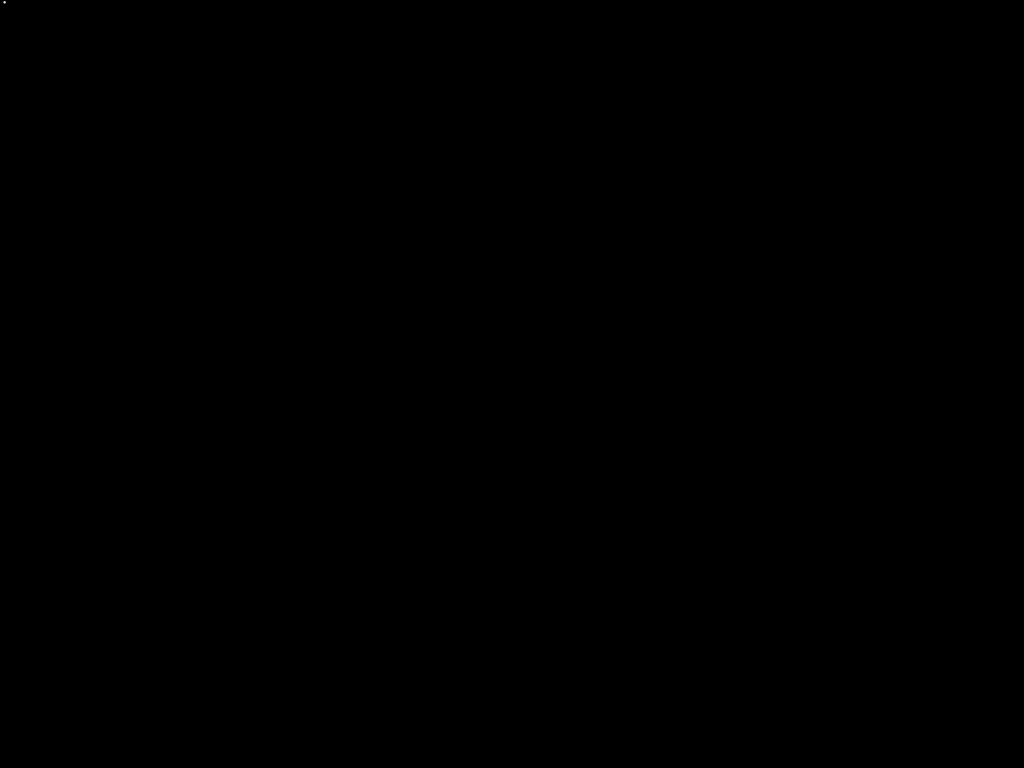
Frame 1 (no input)
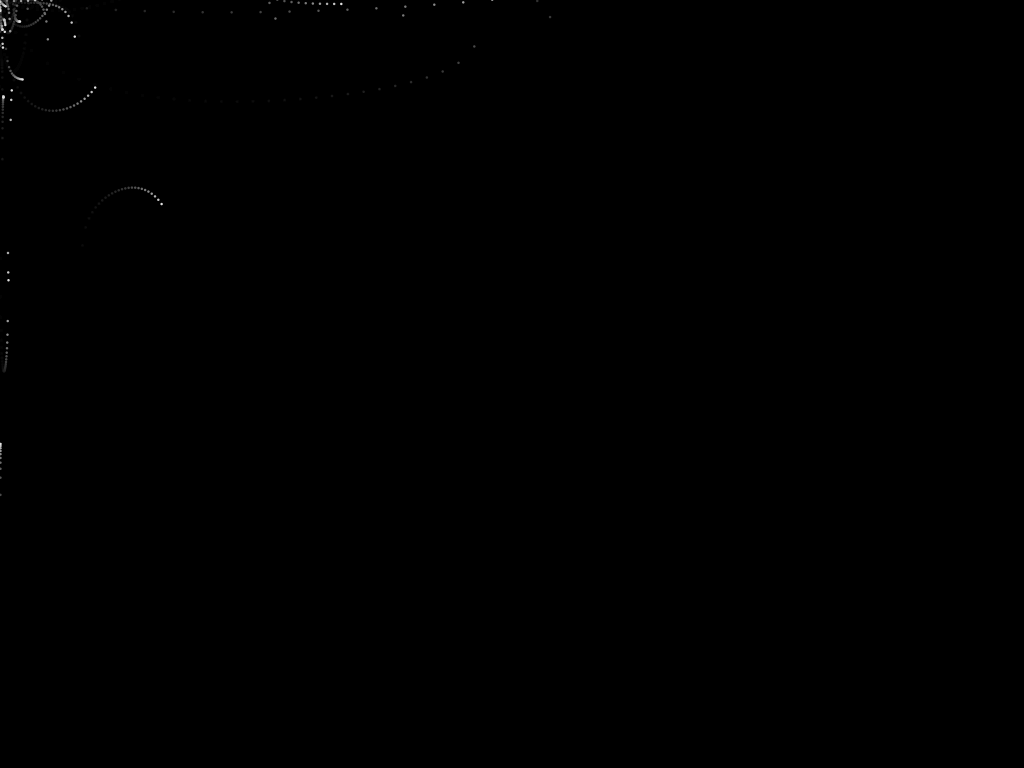
Frame 60 (the mouse pressed at the canvas centre just before this capture)
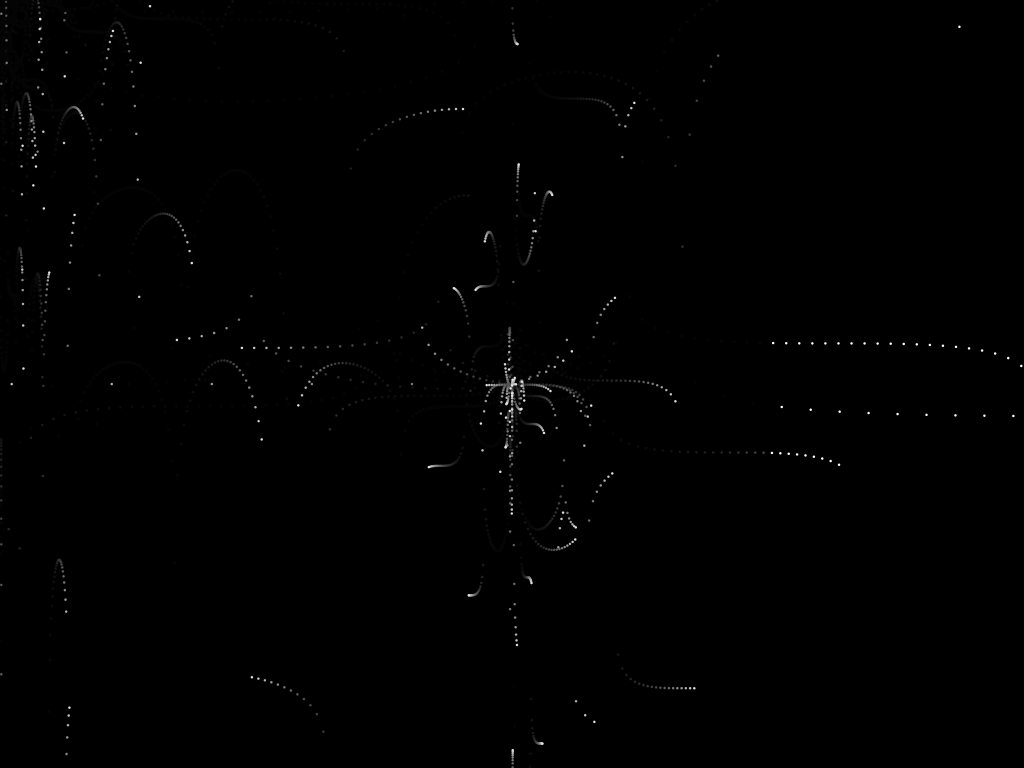
Frame 120 (the mouse held since frame 60 and released just before this capture)

The Processing sketch that drew these frames (run headless with seeded random() and noise(); from frame 60 on, the mouse is pressed at the canvas centre):

// Processing sketch: processing_151413
// ── processing_151413.pde

ArrayList particles;
ArrayList worms;
mos[] ms;
rect r;
int mode=1;

void setup() {
  size(1024, 768);
  background(0);
  particles = new ArrayList();
  worms = new ArrayList();
  int numms=200;
  ms=new mos[numms];
  for (int i=0; i<ms.length; i++) {
    ms[i]=new mos(0.0, 50.0, 0.0, 0.5);
  }
  smooth();
  r=new rect(0, 0, 1024, 768);
}

void draw() {
  if (mode==1) {
    particles.add(new Particle());
    for (int i = 0; i < particles.size(); i++ ) { 
      Particle p = (Particle) particles.get(i);
      p.fly();
      p.gravity();
      p.display();
    }

    if (particles.size() > 100) {
      particles.remove(0);
    }
  }
  else if (mode==2) {
    worms.add(new Worm());  


    for (int i = 0; i < worms.size(); i++ ) { 
      Worm w = (Worm) worms.get(i);
      w.fly();
      w.gravity();
      w.display();
    }

    if (worms.size() > 300) {
      worms.remove(0);
    }
  }
  else if (mode==3) {
    for (int i=0; i<ms.length; i++) {
      ms[i].drawmos();
    }
    for (int i=0; i<ms.length; i++) {
      if (mousePressed==true) {
        ms[i].drawmos();
      }
    }
  }
  r.drawrect();
}

void keyPressed(){
  if(mode==1){
    mode=2;
  }else if(mode==2){
    mode=3;
  }
}

class Particle {
  
  float x;
  float y;
  float xspeed;
  float yspeed;
  
  Particle() {
    x = mouseX;
    y = mouseY;
    xspeed = random(-5,5);
    yspeed = random(-5,0);
  }
  
  void fly() {
    x = x+ tan(xspeed)*(xspeed/3);
    y = y+ tan(yspeed)*yspeed;
  }
  
  void gravity() {
    yspeed += 0.1;
  }
  
  void display() {
    noStroke();
    fill(255);
    ellipse(x,y,2.5,2.5);
  }
}

class Worm {
  
  float x;
  float y;
  float xspeed;
  float yspeed;
  
  Worm() {
    x = mouseX+random(-250,250);
    y = mouseY+random(-250,250);
    xspeed = -5;
    yspeed = 5;
  }
  
  void fly() {
    if(x<mouseX){
      x+=sin(xspeed);
    }else {
      x-=sin(xspeed);
    }
    if(y<mouseY){
      y+=cos(yspeed);
    }else{
      y-=cos(yspeed);
    }
  }
  
  void gravity() {
    yspeed += 0.1;
  }
  
  void display() {
    noStroke();
    fill(255);
    ellipse(x,y,5,5);
  }
}

class mos{
  float x = 0.0;       // X-coordinate
  float y = 50.0;      // Y-coordinate
  float angle = 0.0;   // Direction of motion
  float speed = 20.0; 

  
mos(float tempx, float tempy, float tempangle, float tempspeed){
  x=tempx;
  y=tempx;
  angle=tempangle;
  speed=tempspeed;
}

void drawmos(){
  pushMatrix();
  angle += random(-0.3, 0.3);
  x += sin(angle) * speed;  
  y += cos(angle) * speed;  
  translate(x, y);
  rotate(angle/6);
  fill(255);
  ellipse(2*y+300,2*x+200,3,3);
  popMatrix();

}
}

class rect{
  int x;
  int y;
  int h;
  int w;
  
  rect(int tempx, int tempy, int temph, int tempw){
    x=tempx;
    y=tempy;
    h=temph;
    w=tempw;
  }
  void drawrect(){
    fill(0,30);
    rect(0,0,768,768);
  }
}
